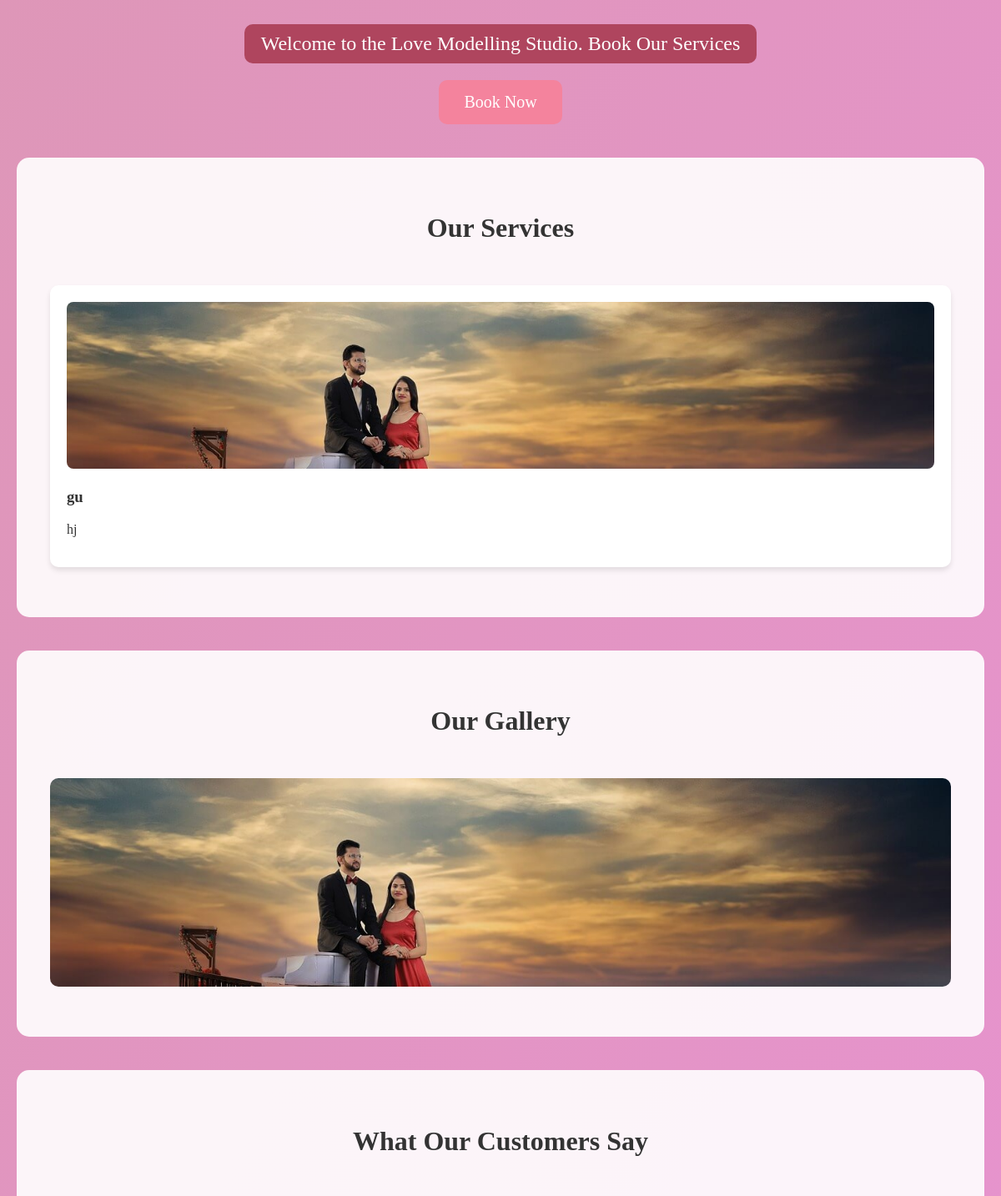
/ (middle part), run on an earlier commit of the app's database.
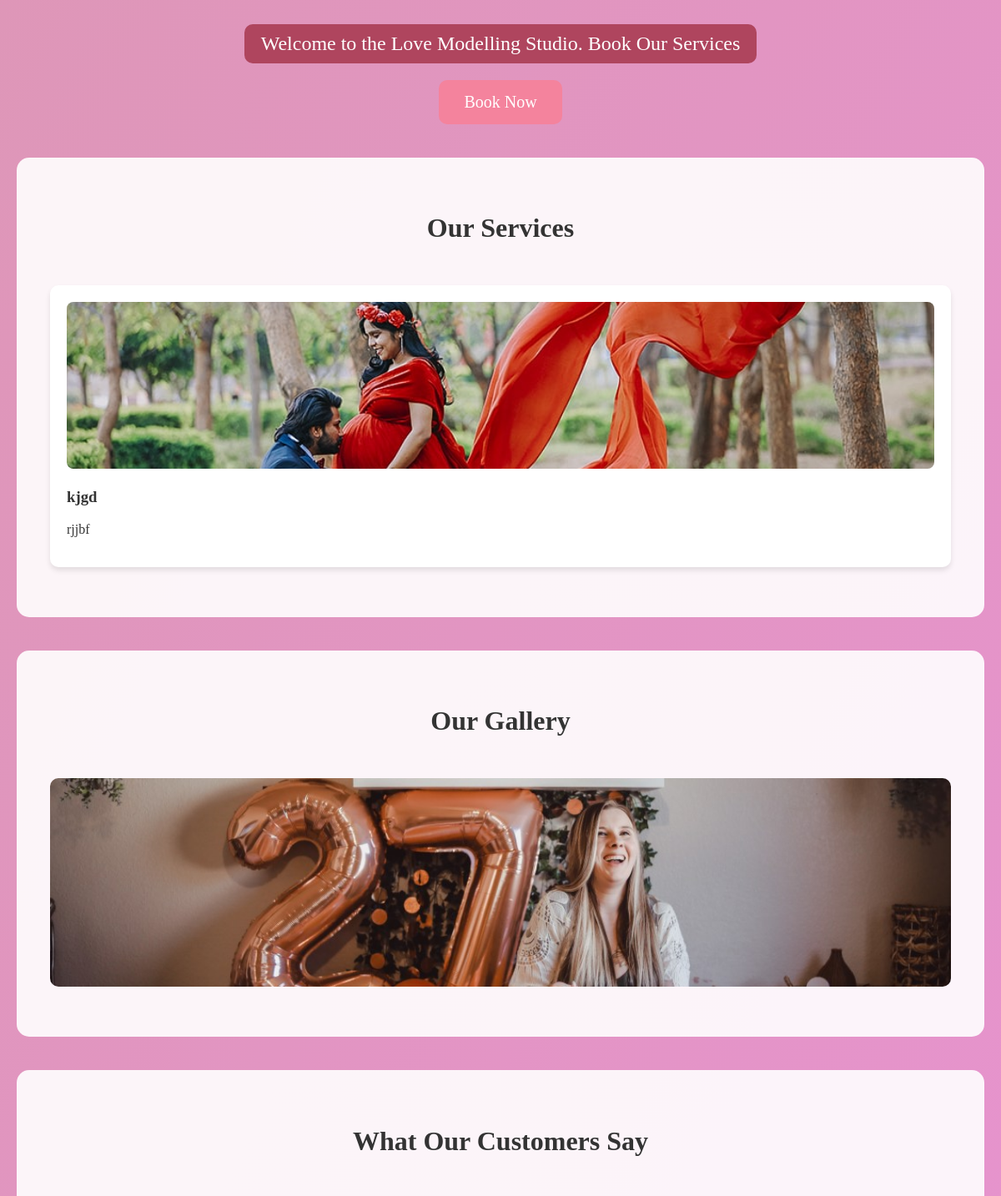
And on a later commit of the database.
### home/models.py (models this page shows, shortened)
class Service(models.Model):
    name = models.CharField(max_length=100)
    description = models.TextField()
    image = models.ImageField(upload_to='services/', null=True, blank=True)
    is_active = models.BooleanField(default=True)
    category = models.CharField(max_length=100, default='General')
    created_at = models.DateTimeField(default=timezone.now)
    updated_at = models.DateTimeField(auto_now=True)
    class Meta:
        verbose_name = 'Service'
        verbose_name_plural = 'Services'
        ordering = ['name']

class Gallery(models.Model):
    CATEGORY_CHOICES = [
        ('wedding', 'Wedding'),
        ('prewedding', 'Pre-Wedding'),
        ('birthday', 'Birthday'),
        ('outdoor', 'Outdoor'),
        ('maternity', 'Maternity')
    ]
    title = models.CharField(max_length=200, default='Untitled')
    description = models.TextField(blank=True, null=True)
    image = models.ImageField(upload_to='gallery/', blank=True, null=True)
    category = models.CharField(max_length=50, choices=CATEGORY_CHOICES, default='wedding')
    uploaded_at = models.DateTimeField(auto_now_add=True)
    class Meta:
        verbose_name_plural = 'Galleries'
        ordering = ['-uploaded_at']

### home/views.py (the view)
# urls.py: path('', views.index, name='index'),
def index(request):
    testimonials = Testimonial.objects.filter(is_displayed=True).order_by('-date_submitted')[:3]
    gallery_items = Gallery.objects.all().order_by('-uploaded_at')[:6]
    services = Service.objects.all()
    context = {
        'testimonials': testimonials,
        'gallery_items': gallery_items,
        'services': services,
    }
    return render(request, 'index.html', context)

### home/templates/index.html (shortened to what this page needs)
{% extends 'base.html' %}
{% block content %}
<!DOCTYPE html>
<html lang="en">
<head>
</head>
<body>
    <div class="center-content">
        <div class="welcome-banner">
            Welcome to the Love Modelling Studio. Book Our Services
        </div>
        <a href="{% url 'booking' %}" class="book-now">Book Now</a>
    </div>
    {% if services %}
    <section class="services-section">
        <h2 class="section-title">Our Services</h2>
        <div class="services-container">
            {% for service in services %}
            <div class="service-card">
                {% if service.image %}
                    <img src="{{ service.image.url }}" alt="{{ service.name }}" style="width: 100%; height: 200px; object-fit: cover; border-radius: 8px;">
                {% endif %}
                <h3>{{ service.name }}</h3>
                <p>{{ service.description }}</p>
            </div>
            {% endfor %}
        </div>
    </section>
    {% endif %}
    {% if gallery_items %}
    <section class="gallery-section">
        <h2 class="section-title">Our Gallery</h2>
        <div class="gallery-grid">
            {% for item in gallery_items %}
            <div class="gallery-item">
                {% if item.image %}
                    <img src="{{ item.image.url }}" alt="{{ item.title }}">
                {% endif %}
            </div>
            {% endfor %}
        </div>
    </section>
    {% endif %}
    {% if testimonials %}
    <section class="testimonials">
        <h2 class="section-title">What Our Customers Say</h2>
        <div class="testimonial-container">
        </div>
    </section>
    {% endif %}
</body>
</html>
{% endblock %}

### home/templates/base.html (shortened to what this page needs)
<!DOCTYPE html>
<html lang="en">
<head>
</head>
<body>
    <div class="content">
        {% block content %}
        {% endblock %}
    </div>
</body>
</html>

### home/templates/base.html (style rules this page uses)
body { font-family: 'Georgia', serif; margin: 0; padding: 0; background: linear-gradient(to bottom right, #d8b789, #d8b789); color: #000000; }

### home/templates/index.html (style rules this page uses)
body { font-family: 'Georgia', serif; margin: 0; padding: 0; background: linear-gradient(to bottom right, #dd97b5, #e793cf); color: #333; }
.center-content { display: flex; flex-direction: column; align-items: center; justify-content: center; margin: 30px 0; }
.welcome-banner { font-size: 24px; color: #fff; background: #af455e; padding: 10px 20px; border-radius: 10px; margin-bottom: 20px; }
.book-now { padding: 15px 30px; background: #f4839d; color: #fff; border: none; border-radius: 10px; font-size: 20px; cursor: pointer; transition: background 0.3s; text-decoration: none; display: inline-block; }
.services-section { padding: 40px 20px; background: rgba(255, 255, 255, 0.9); margin: 40px 20px; border-radius: 15px; }
.services-container { display: grid; grid-template-columns: repeat(auto-fit, minmax(250px, 1fr)); gap: 20px; padding: 20px; }
.service-card { background: white; padding: 20px; border-radius: 10px; box-shadow: 0 4px 6px rgba(0, 0, 0, 0.1); }
.gallery-section { padding: 40px 20px; background: rgba(255, 255, 255, 0.9); margin: 40px 20px; border-radius: 15px; }
.gallery-grid { display: grid; grid-template-columns: repeat(auto-fit, minmax(250px, 1fr)); gap: 20px; padding: 20px; }
.gallery-item { position: relative; border-radius: 10px; overflow: hidden; height: 250px; }
.gallery-item img { width: 100%; height: 100%; object-fit: cover; }
.testimonials { padding: 40px 20px; background: rgba(255, 255, 255, 0.9); margin: 40px 20px; border-radius: 15px; }
.testimonial-container { display: grid; grid-template-columns: repeat(auto-fit, minmax(300px, 1fr)); gap: 20px; padding: 20px; }
.section-title { text-align: center; color: #333; font-size: 2em; margin-bottom: 30px; }

What changed in the data, as far as the page shows it:
removed Service: image (picture), name "gu", description "hj"
removed Gallery: image (picture)
added Service: image (picture), name "kjgd", description "rjjbf"
added Gallery: image (picture)
